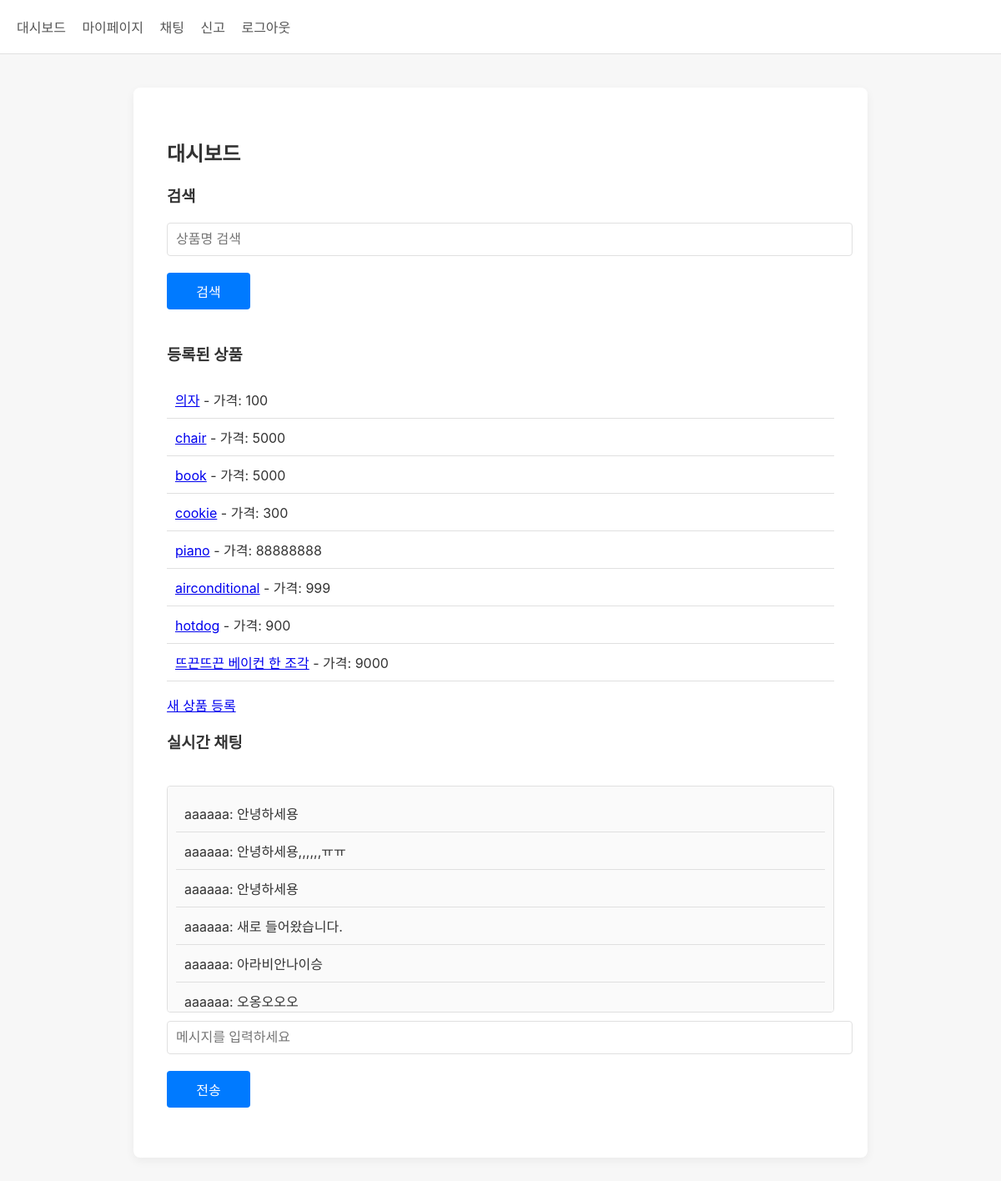
Screenshot of /dashboard (signed in) with the database file from the repository.
### tables this page shows
CREATE TABLE product (
                id TEXT PRIMARY KEY,
                title TEXT NOT NULL,
                description TEXT NOT NULL,
                price TEXT NOT NULL,
                seller_id TEXT NOT NULL
            , product_code TEXT);

CREATE TABLE realtime_chat (
                id TEXT PRIMARY KEY,
                user_id TEXT NOT NULL,
                username TEXT NOT NULL,
                message TEXT NOT NULL,
                timestamp TIMESTAMP DEFAULT CURRENT_TIMESTAMP
            );

### app.py (the view)
@app.route('/dashboard')
def dashboard():
    if 'user_id' not in session:
        return redirect(url_for('login'))
    db = get_db()
    cursor = db.cursor()
    cursor.execute("SELECT * FROM user WHERE id = ?", (session['user_id'],))
    current_user = cursor.fetchone()
    raw_query = request.args.get('q', '')
    query = html.escape(raw_query.strip())
    if query:
        cursor.execute("SELECT * FROM product WHERE title LIKE ?", (f'%{query}%',))
    else:
        cursor.execute("SELECT * FROM product")
    products = cursor.fetchall()
    cursor.execute("SELECT * FROM realtime_chat ORDER BY timestamp ASC LIMIT 50")
    chat_messages = cursor.fetchall()
    return render_template('dashboard.html', products=products, user=current_user, query=query, chat_messages=chat_messages)

### app.py (called while the page is built)
def get_db():
    db = getattr(g, '_database', None)
    if db is None:
        db = g._database = sqlite3.connect(DATABASE)
        db.row_factory = sqlite3.Row
    return db

@app.teardown_appcontext
def close_connection(exception):
    db = getattr(g, '_database', None)
    if db is not None:
        db.close()

@app.before_request
def check_session_timeout():
    last_active = session.get('last_active')
    if last_active:
        last_active = datetime.strptime(last_active, "%Y-%m-%d %H:%M:%S")
        if datetime.utcnow() - last_active > timedelta(minutes=60):
            session.clear()
            flash('세션이 만료되었습니다. 다시 로그인하세요.')
            return redirect(url_for('login'))
    session['last_active'] = datetime.utcnow().strftime("%Y-%m-%d %H:%M:%S")

@app.after_request
def apply_security_headers(response):
    response.headers['Content-Security-Policy'] = (
        "default-src 'self'; "
        "script-src 'self' https://cdnjs.cloudflare.com https://cdn.socket.io; "
        "style-src 'self' 'unsafe-inline'; "
        "object-src 'none';")
    response.headers['X-Content-Type-Options'] = 'nosniff'
    response.headers['X-Frame-Options'] = 'DENY'
    response.headers['Referrer-Policy'] = 'strict-origin-when-cross-origin'
    response.headers['Strict-Transport-Security'] = 'max-age=31536000; includeSubDomains'
    return response

### templates/dashboard.html (shortened to what this page needs)
{% extends "base.html" %}
{% block content %}
<h2>대시보드</h2>
<h3>검색</h3>
<form method="get" action="{{ url_for('dashboard') }}">
  <input type="text" name="q" placeholder="상품명 검색" value="{{ request.args.get('q', '') }}">
  <button type="submit">검색</button>
</form>
<h3>등록된 상품</h3>
<ul>
  {% for product in products %}
    <li>
      <a href="{{ url_for('view_product', product_id=product.id) }}">{{ product.title }}</a>
      - 가격: {{ product.price }}
    </li>
  {% endfor %}
</ul>
<p><a href="{{ url_for('new_product') }}">새 상품 등록</a></p>
<h3>실시간 채팅</h3>
<div id="chat">
  <ul id="messages">
    {% for msg in chat_messages %}
      <li>{{ msg['username'] }}: {{ msg['message'] }}</li>
    {% endfor %}
  </ul>
  <input id="chat_input" type="text" placeholder="메시지를 입력하세요" onkeydown="checkEnter(event)">
  <button onclick="sendMessage()">전송</button>
</div>
{% endblock %}

### templates/base.html (shortened to what this page needs)
<!DOCTYPE html>
<html lang="ko">
<head>
</head>
<body>
  <nav>
    {% if session.get('user_id') %}
      <a href="{{ url_for('dashboard') }}">대시보드</a>
      <a href="{{ url_for('profile') }}">마이페이지</a>
      <a href="{{ url_for('chat_list') }}">채팅</a>
      <a href="{{ url_for('report') }}">신고</a>
      <a href="{{ url_for('logout') }}">로그아웃</a>
    {% else %}
      <a href="{{ url_for('login') }}">로그인</a>
      <a href="{{ url_for('register') }}">회원가입</a>
    {% endif %}
  </nav>
  <div class="container">
    {% block content %}{% endblock %}
  </div>
</body>
</html>

### templates/base.html (style rules this page uses)
body { background-color: #F7F7F7; font-family: -apple-system, BlinkMacSystemFont, "Segoe UI", Roboto, Helvetica, Arial, sans-serif; margin: 0; padding: 0; color: #333; }
nav { background-color: #fff; padding: 20px; border-bottom: 1px solid #e0e0e0; }
nav a { text-decoration: none; color: #555; margin-right: 15px; font-weight: 500; }
.container { max-width: 800px; margin: 40px auto; background-color: #fff; padding: 40px; box-shadow: 0 4px 12px rgba(0, 0, 0, 0.05); border-radius: 8px; }
h1, h2, h3 { font-weight: 600; margin-bottom: 20px; }
input, textarea, button { width: 100%; padding: 10px; margin-bottom: 20px; border: 1px solid #e0e0e0; border-radius: 4px; font-size: 16px; }
button { background-color: #007AFF; color: #fff; border: none; cursor: pointer; transition: background-color 0.2s; width: auto; min-width: 100px; }
ul { list-style: none; padding: 0; }
li { padding: 10px; border-bottom: 1px solid #e0e0e0; }
#chat { margin-top: 40px; }
#messages { height: 250px; overflow-y: auto; border: 1px solid #e0e0e0; padding: 10px; border-radius: 4px; margin-bottom: 10px; background-color: #fafafa; }

### rows the page displays
product: title "의자", price "100"
product: title "chair", price "5000"
product: title "book", price "5000"
product: title "cookie", price "300"
product: title "piano", price "88888888"
product: title "airconditional", price "999"
product: title "hotdog", price "900"
product: title "뜨끈뜨끈 베이컨 한 조각", price "9000"
realtime_chat: username "aaaaaa", message "안녕하세용"
realtime_chat: username "aaaaaa", message "안녕하세용,,,,,,ㅠㅠ"
realtime_chat: username "aaaaaa", message "안녕하세용"
realtime_chat: username "aaaaaa", message "새로 들어왔습니다."
realtime_chat: username "aaaaaa", message "아라비안나이승"
realtime_chat: username "aaaaaa", message "오옹오오오"
